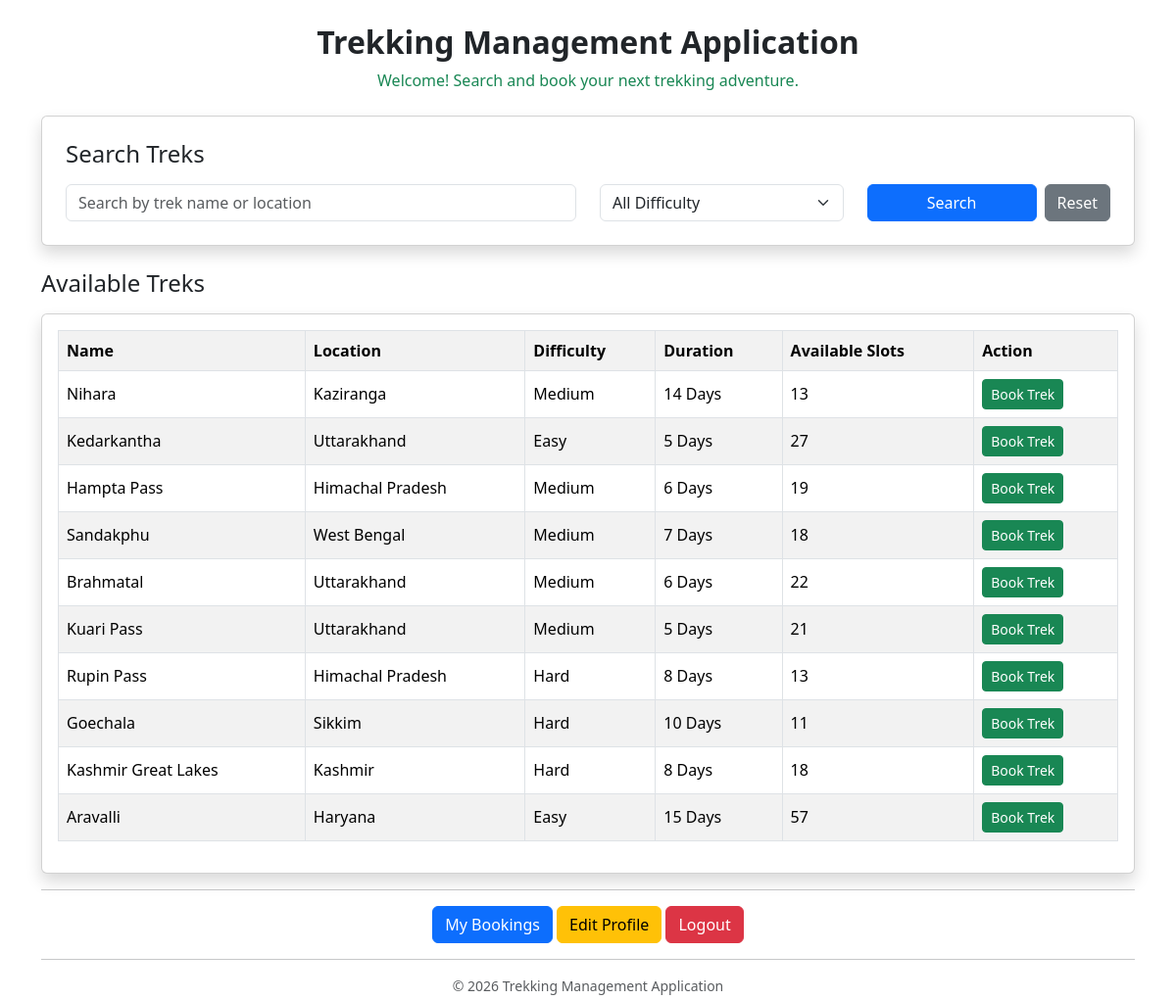
Screenshot of /user (signed in) with the database file from the repository.
### models.py (models this page shows)
class Trek(db.Model):
    __tablename__ = "treks"
    id = db.Column(db.Integer, primary_key = True)
    name = db.Column(db.String(100) , nullable = False)
    location = db.Column(db.String(100), nullable=False)
    difficulty = db.Column(db.String(100), nullable = False)
    duration = db.Column(db.Integer, nullable= False)
    total_slots = db.Column(db.Integer , nullable = False)
    available_slots = db.Column(db.Integer , nullable = False)
    staff_id = db.Column(db.Integer, db.ForeignKey("users.id"), nullable=True)
    staff = db.relationship("User", backref="treks")
    status = db.Column(db.String(100), default = "Open")

### app.py (the view)
@app.route("/user")
def user():
    if session.get("role") != "user":
        return redirect("/login")
    search = request.args.get("search")
    difficulty = request.args.get("difficulty")
    treks = Trek.query.filter_by(status="Open")
    if search:
        treks = treks.filter(
            (Trek.name.ilike(f"%{search}%")) |
            (Trek.location.ilike(f"%{search}%"))
        )
    if difficulty and difficulty != "All":
        treks = treks.filter_by(difficulty=difficulty)
    treks = treks.all()
    return render_template("user_dashboard.html", treks=treks)

### templates/user_dashboard.html (shortened to what this page needs)
<!DOCTYPE html>
<html>
<head>
    <link href="https://cdn.jsdelivr.net/npm/bootstrap@5.3.7/dist/css/bootstrap.min.css" rel="stylesheet">
</head>
<body class="container mt-4">
<h2 class="text-center fw-bold">
    Trekking Management Application</h2>
<p class="text-center text-success mb-4">
 Welcome! Search and book your next trekking adventure.</p>
<div class="card shadow p-4 mb-4">
    <h4 class="mb-3">
        Search Treks
    </h4>
    <form method="GET" action="/user">
    <div class="row">
        <div class="col-md-6">
            <input
            type="search"
            name="search"
            class="form-control"
            placeholder="Search by trek name or location"
            value="{{ request.args.get('search','') }}">
        </div>
        <div class="col-md-3">
            <select name="difficulty" class="form-select">
                    <option value="All">All Difficulty</option>
                </select>
        </div>
        <div class="col-md-3 d-flex gap-2">
            <button class="btn btn-primary w-100">
            Search
            </button>
            <a href="/user" class="btn btn-secondary">
            Reset
            </a>
        </div>
    </div>
    </form>
</div>
<h4 class="mb-3">
    Available Treks
</h4>
{% if treks %}
<div class="card shadow">
    <div class="card-body">
        <table class="table table-bordered table-hover table-striped align-middle">
            <tr>
            <th>Name</th>
            <th>Location</th>
            <th>Difficulty</th>
            <th>Duration</th>
            <th>Available Slots</th>
            <th>Action</th>
            </tr>
                {% for trek in treks %}
            <tr>
                <td>{{ trek.name }}</td>
                <td>{{ trek.location }}</td>
                <td>{{ trek.difficulty }}</td>
                <td>{{ trek.duration }} Days</td>
                <td>{{ trek.available_slots }}</td>
                <td>
                <a href="/book_trek/{{ trek.id }}"
                class="btn btn-success btn-sm">
                Book Trek
                </a>
                </td>
            </tr>
            {% endfor %}
        </table>
    </div>
</div>
{% else %}
<div class="alert alert-warning text-center">
    No Treks Found.
</div>
{% endif %}
<hr>
<div class="text-center">
    <a href="/my_bookings" class="btn btn-primary">My Bookings
    </a>
    <a href="/edit_profile" class="btn btn-warning">
    Edit Profile</a>
    <a href="/logout" class="btn btn-danger">Logout</a>
</div>
<hr>
<footer class="text-center text-muted small">
    <p class="mb-1">
    © 2026 Trekking Management Application</p>
</footer>
</body>
</html>

### rows the page displays
Trek: name "Nihara", location "Kaziranga", difficulty "Medium", duration "14", available_slots "13"
Trek: name "Kedarkantha", location "Uttarakhand", difficulty "Easy", duration "5", available_slots "27"
Trek: name "Hampta Pass", location "Himachal Pradesh", difficulty "Medium", duration "6", available_slots "19"
Trek: name "Sandakphu", location "West Bengal", difficulty "Medium", duration "7", available_slots "18"
Trek: name "Brahmatal", location "Uttarakhand", difficulty "Medium", duration "6", available_slots "22"
Trek: name "Kuari Pass", location "Uttarakhand", difficulty "Medium", duration "5", available_slots "21"
Trek: name "Rupin Pass", location "Himachal Pradesh", difficulty "Hard", duration "8", available_slots "13"
Trek: name "Goechala", location "Sikkim", difficulty "Hard", duration "10", available_slots "11"
Trek: name "Kashmir Great Lakes", location "Kashmir", difficulty "Hard", duration "8", available_slots "18"
Trek: name "Aravalli", location "Haryana", difficulty "Easy", duration "15", available_slots "57"
